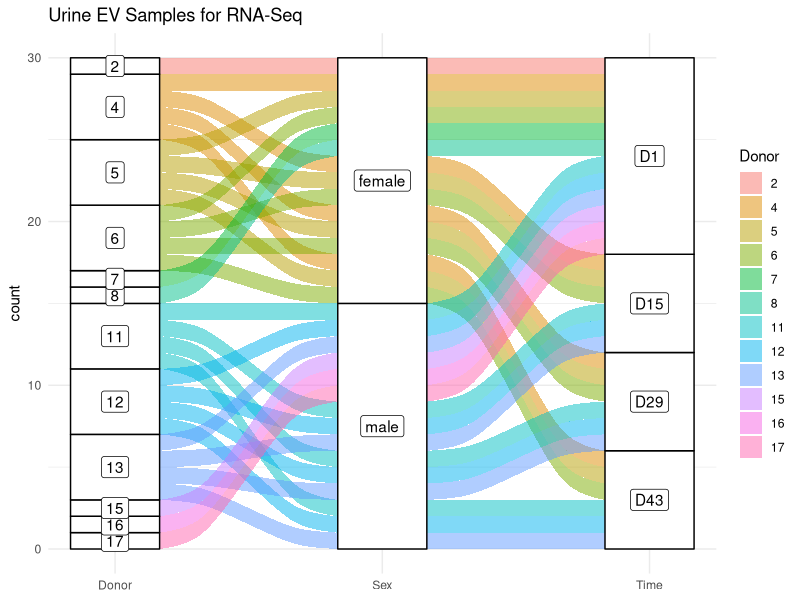
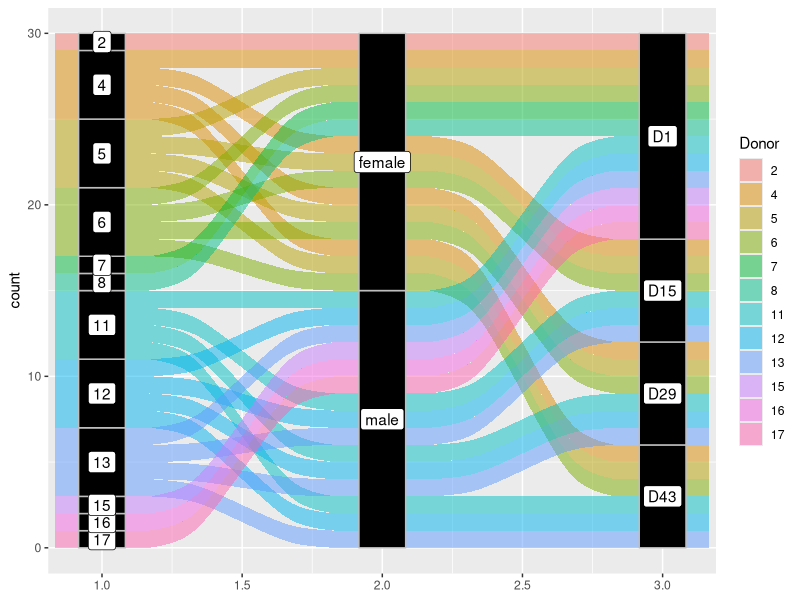
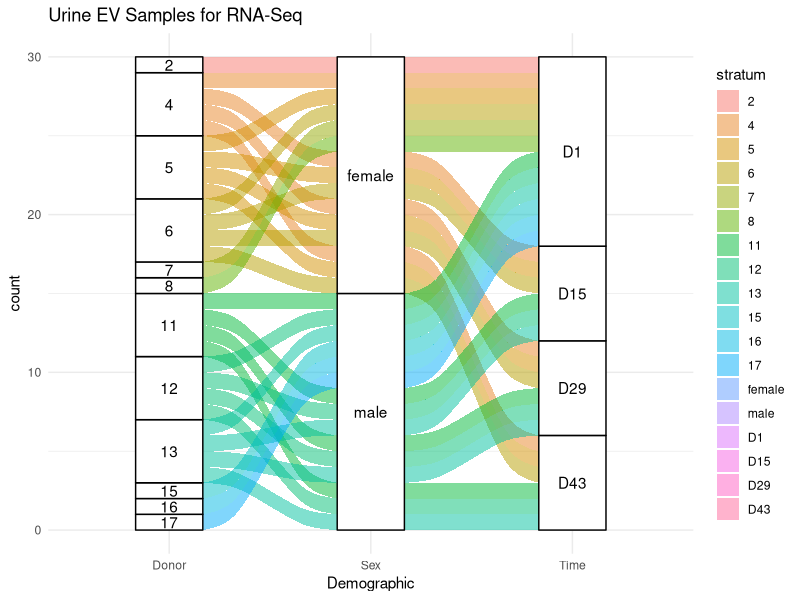
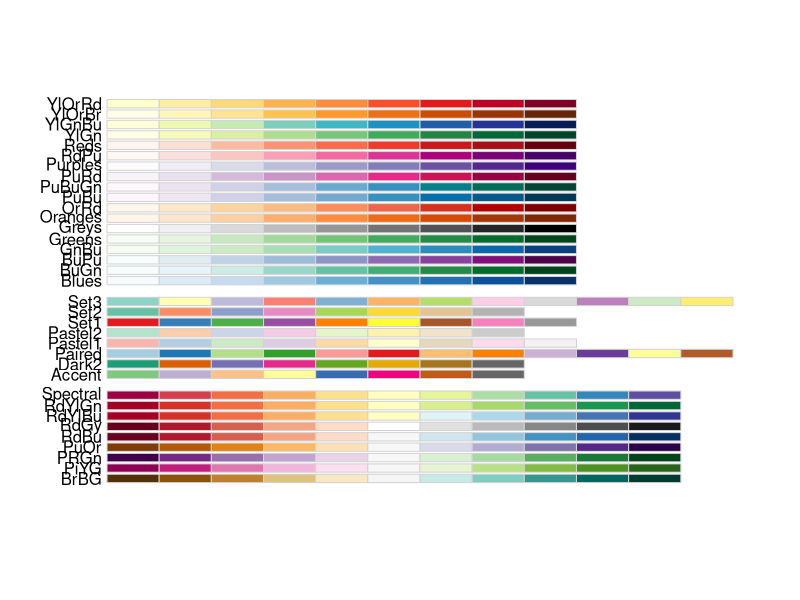
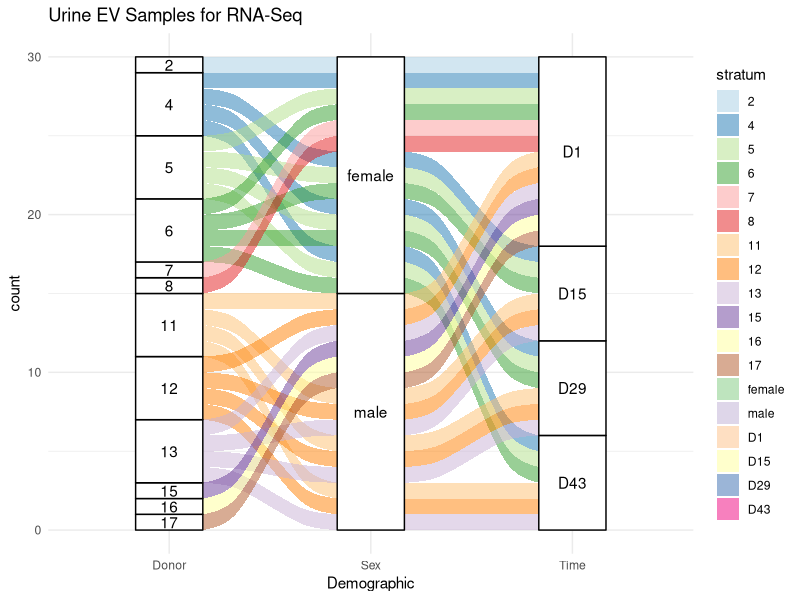
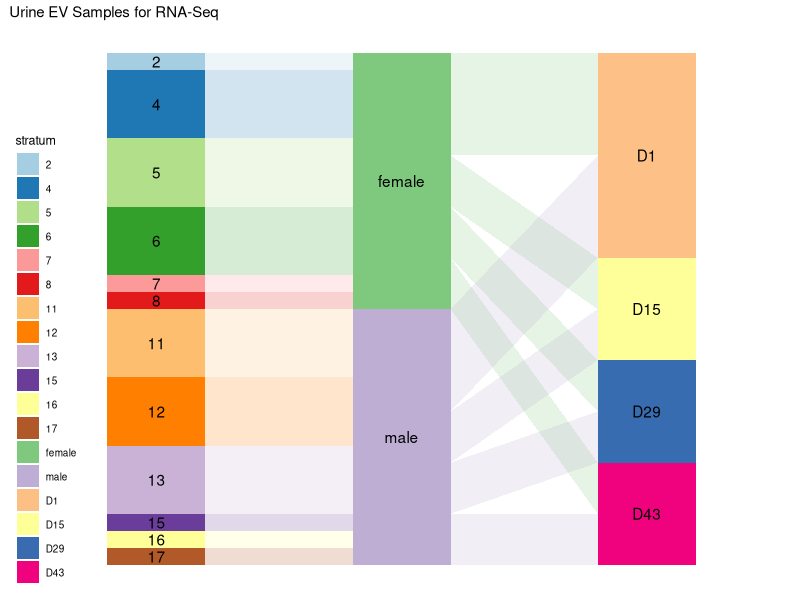
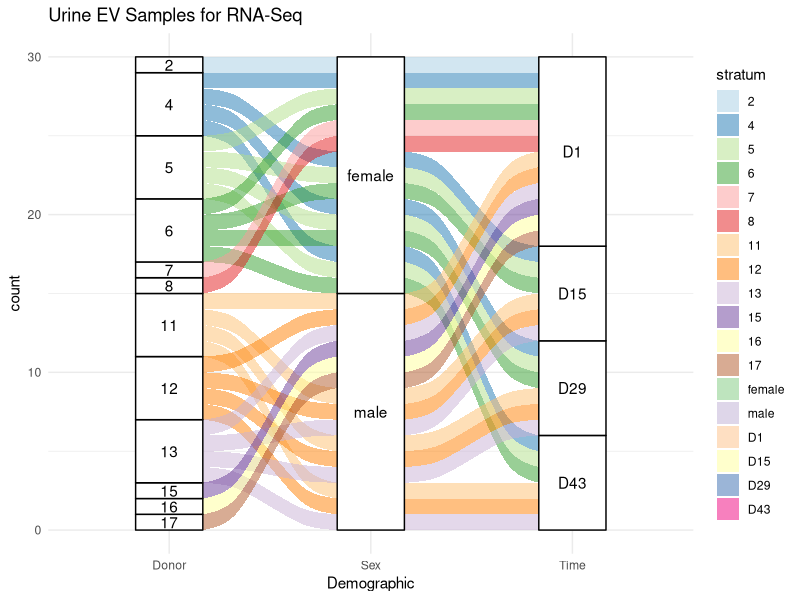
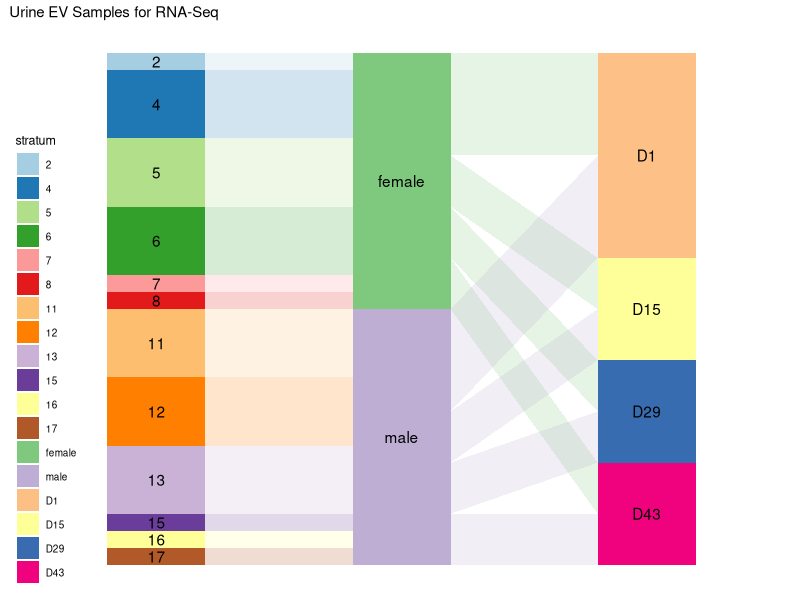

The R source for these figures, in order:
# =============================================================================
# Sankey Diagram for Sample Distribution
# Description: Sankey diagram showing sample distribution across time points and donors
# Input: sample_info.txt
# Output: Sankey diagram (PDF/PNG)
# =============================================================================

list.files()
library(ggalluvial)
library(ggplot2)
library(dplyr)
#data
phenotype<-read.delim("sample.type.txt",header=T,row.names = NULL)
head(phenotype);dim(phenotype)
phenotype
#分组计算频数
LIHCData <- group_by(phenotype,Donor,Sex,Time) %>% summarise(., count = n())
#查看宽数据格式
head(LIHCData)
LIHCData$Donor<-as.factor(LIHCData$Donor)
ggplot(as.data.frame(LIHCData),
       aes(axis1 = Donor, axis2 = Sex, axis3 = Time,
           y= count)) +
  scale_x_discrete(limits = c("Donor", "Sex", "Time"), 
                   expand = c(.1, .05)) +
  geom_alluvium(aes(fill = Donor)) +
  geom_stratum()+
  geom_label(stat="stratum",aes(label=after_stat(stratum))) +
  theme_minimal() +
  ggtitle("Urine EV Samples for RNA-Seq")

ggplot(as.data.frame(LIHCData),aes(y=count,axis1 = Donor, axis2 = Sex, axis3 = Time))+
  geom_alluvium(aes(fill=Donor))+
  geom_stratum(width=1/6,fill="black",color="grey")+
  geom_label(stat="stratum",aes(label=after_stat(stratum)))

#to_lodes_form生成alluvium和stratum列，主分组位于key列中
LIHC_long <- to_lodes_form(data.frame(LIHCData),
                           key = "Demographic",
                           axes = 1:3)
head(LIHC_long)

# 绘制桑基图
ggplot(data = LIHC_long,
       aes(x = Demographic, stratum = stratum, alluvium = alluvium,
           y = count, label = stratum)) +
  geom_alluvium(aes(fill = stratum)) +
  geom_stratum() + geom_text(stat = "stratum") +
  theme_minimal() +
  ggtitle("Urine EV Samples for RNA-Seq")

library(RColorBrewer)
display.brewer.all()
col <- colorRampPalette(brewer.pal(8,'Accent'))(8)
col2<-colorRampPalette(brewer.pal(12,'Paired'),alpha = TRUE)(12)
mycol<-c(col2,col)
#scale_fill_manual(values=c(mycol))

p<-ggplot(data = LIHC_long,
       aes(x = Demographic, stratum = stratum, alluvium = alluvium,
           y = count, label = stratum)) +
  geom_alluvium(aes(fill = stratum)) +
  geom_stratum() + geom_text(stat = "stratum") +
  theme_minimal() +
  ggtitle("Urine EV Samples for RNA-Seq")+
  scale_fill_manual(values=c(mycol))
p
ggsave(filename="样本分布桑基图.new2.pdf",plot=p,
       device='pdf',path=".",width=5.5,height=5.5)








library(ggthemes)
library(ggsci)
g=ggplot(LIHC_long, aes(x = Demographic,y=count,fill =stratum, 
                  stratum = stratum, alluvium = alluvium,label = stratum)) +
  geom_col(width = 0.4,color=NA)+
  geom_flow(width = 0.4,alpha = 0.2,knot.pos = 0)   +#knot.pos可以使连线更直
  #geom_alluvium( width = 0.4,alpha = 0.2,knot.pos = 0)+ 与geom_flow效果相似
  scale_fill_manual(values =c(mycol))+
  theme_map()+
  theme(axis.text.x=element_text(size=20,vjust = 5),
        legend.position = 'none')

g=ggplot(LIHC_long, aes(x = Demographic,y=count,fill =stratum, 
                        stratum = stratum, alluvium = alluvium,label = stratum)) +
  geom_col(width = 0.4,color=NA)+
  geom_flow(width = 0.4,alpha = 0.2,knot.pos = 0)   +#knot.pos可以使连线更直
  #geom_alluvium( width = 0.4,alpha = 0.2,knot.pos = 0)+ 与geom_flow效果相似
  scale_fill_manual(values =c(mycol))+
  geom_text(stat = "stratum")+ theme_map()+
  ggtitle("Urine EV Samples for RNA-Seq")

g
ggsave(filename="样本分布桑基图new.pdf",plot=g,
       device='pdf',path=".",width=5.5,height=5.5)
